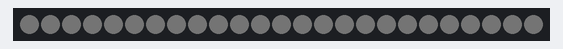
Bench run of a program on a simulated ESP8266 (NodeMCU). On the bench: 25 RGB LEDs in strip order, left to right. Dim RGB values are drawn brighter than linear; colours are those a GRB WS2812 strip shows for the declared byte order.

Above: at 0.1 s.
At 10.0 s:
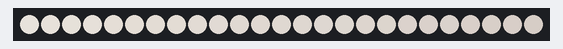
At 20.3 s:
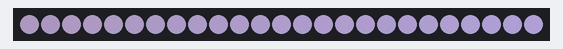
At 29.3 s:
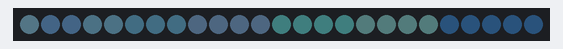
At 30.2 s:
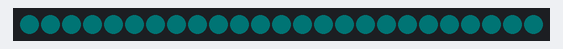
At 39.61 s:
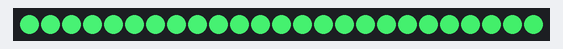

The program:

main.cpp
```cpp
#include <Arduino.h>
#include <FastLED.h>

#define NUM_LEDS 25

CRGB leds[NUM_LEDS];

void setup() {
  // delay(3000);

  FastLED.addLeds<WS2812B, D2>(leds, NUM_LEDS);
}

static CRGB getColorAtTime(const float time) {
  const float hue = sinf(time * 0.03f);
  const float saturation = pow(sinf(time * 0.02f), 2);
  const float brightness = std::max(0.05, pow(sinf(time * 0.2f), 2));
  return CHSV(hue * 255, saturation * 255, brightness * 255);
}

void loop() {
  const float currentTime = millis() / 1000.0f;
  for (int i = 0; i < NUM_LEDS; i++) {
    const float timeOffset = i * 0.03f;
    leds[i] = getColorAtTime(currentTime + timeOffset);
  }
  FastLED.show();
}
```
